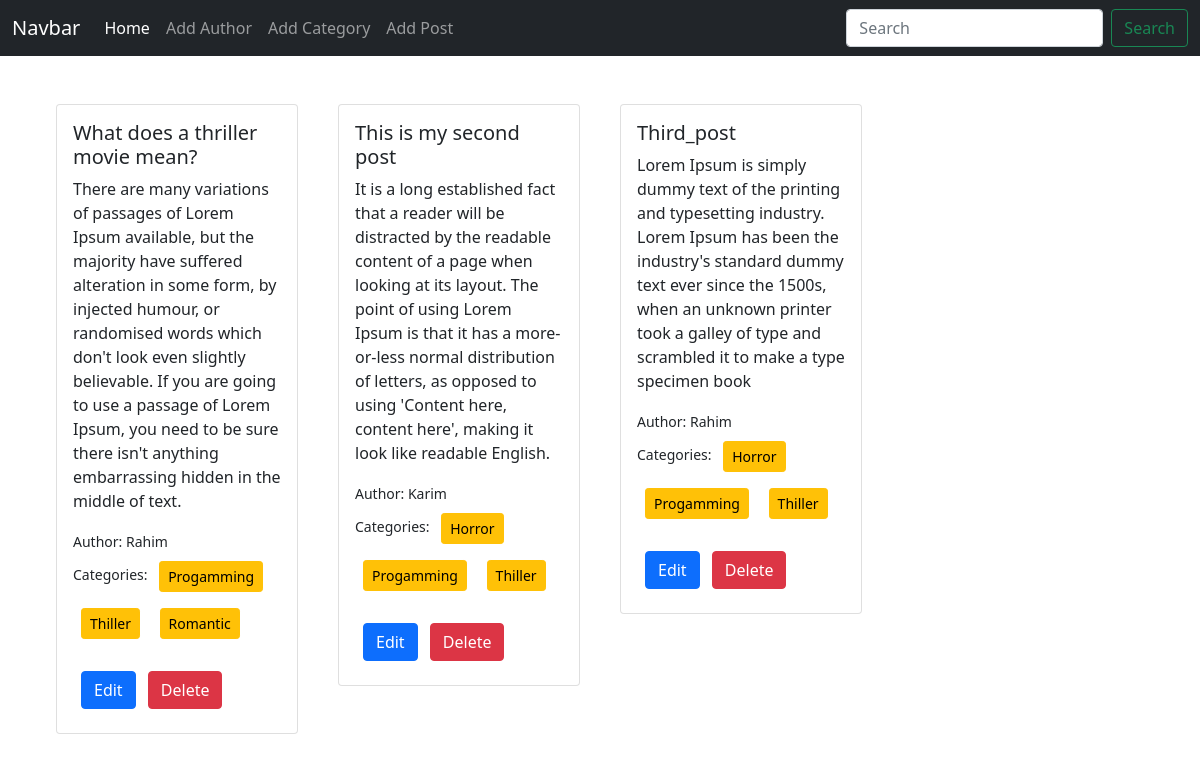
The page / on the database its author committed.
### posts/models.py (models this page shows, shortened)
class Post(models.Model):
    title =models.CharField(max_length=50)
    content =models.TextField()
    category =models.ManyToManyField(Category)
    author =models.ForeignKey(Author,on_delete=models.CASCADE) # author delete hole sob post o delete hoye jabez

### author/models.py (models this page shows)
class Author(models.Model):
    name =models.CharField(max_length=100)
    phn_no=models.CharField(max_length=12)
    bio= models.TextField()
    def __str__(self):
      return self.name

### categories/models.py (models this page shows, shortened)
class Category(models.Model):
    name =models.CharField(max_length=100)

### Blog_Project/views.py (the view)
# urls.py: 2. Add a URL to urlpatterns:  path('', views.home, name='home')
def home(request):
    data =Post.objects.all()
    return render(request,'home.html' ,{'data':data}) # html page er nam

### templates/home.html
{% extends "base.html" %}
{% block content %}
<div class="d-flex flex-wrap justify-content-center px-5 pt-5">
  <div class="row">
    {% for post in data %}
    <div class="col-sm-3">
      <div class="card mx-2 mb-3">
        <div class="card-body">
          <h5 class="card-title">{{ post.title }}</h5>
          <p class="card-text">{{ post.content }}</p>
          <small>Author: {{ post.author }}</small><br>
          <small>Categories:
            {% for category in post.category.all %}
              <button class="btn btn-warning btn-sm m-2">
                {{ category.name }}
              </button>
            {% endfor %}
          </small>
          <div class="mt-3">
            <a href="{%url 'edit_posts' post.id %}" class="btn btn-primary m-2">Edit</a>
            <a href="{%url 'delete' post.id%}" class="btn btn-danger">Delete</a>
          </div>
        </div>
      </div>
    </div>
    {% endfor %}
  </div>
</div>
{% endblock %}

### templates/base.html (shortened to what this page needs)
<!DOCTYPE html>
<html lang="en">
<head>
    <link href="https://cdn.jsdelivr.net/npm/bootstrap@5.0.2/dist/css/bootstrap.min.css" rel="stylesheet">
</head>
<body>
    <nav class="navbar navbar-expand-lg navbar-dark bg-dark">
        <div class="container-fluid">
          <a class="navbar-brand" href="#">Navbar</a>
          <div class="collapse navbar-collapse" id="navbarSupportedContent">
            <ul class="navbar-nav me-auto mb-2 mb-lg-0">
              <li class="nav-item">
                <a class="nav-link active" aria-current="page" href="{% url 'home_page'%}">Home</a>
              </li>
              <li class="nav-item">
                <a class="nav-link" href="{% url 'add_author'%}">Add Author</a>
              </li>
              <li class="nav-item">
                <a class="nav-link" href="{%url 'add_categories'%}">Add Category</a>
              </li>
              <li class="nav-item">
                <a class="nav-link" href="{%url 'add_posts'%}">Add Post</a>
              </li>
            </ul>
            <form class="d-flex">
              <input class="form-control me-2" type="search" placeholder="Search" aria-label="Search">
              <button class="btn btn-outline-success" type="submit">Search</button>
            </form>
          </div>
        </div>
      </nav>
      {% block content %}
      {% endblock %}
</body>
</html>

### rows shown on the page
Post: title "What does a thriller movie mean?", content "There are many variations of passages of Lorem Ipsum available, but the majority have suffered alteration in some form, by injected humour, or randomised words which don't look even slightly believable. If you are going to use a passage of Lorem Ipsum, you need to be sure there isn't anything embarrassing hidden in the middle of text.", author "Rahim"
Category: name "Progamming"
Category: name "Thiller"
Category: name "Romantic"
Post: title "This is my second post", content "It is a long established fact that a reader will be distracted by the readable content of a page when looking at its layout. The point of using Lorem Ipsum is that it has a more-or-less normal distribution of letters, as opposed to using 'Content here, content here', making it look like readable English.", author "Karim"
Category: name "Horror"
Post: title "Third_post", content "Lorem Ipsum is simply dummy text of the printing and typesetting industry. Lorem Ipsum has been the industry's standard dummy text ever since the 1500s, when an unknown printer took a galley of type and scrambled it to make a type specimen book", author "Rahim"
